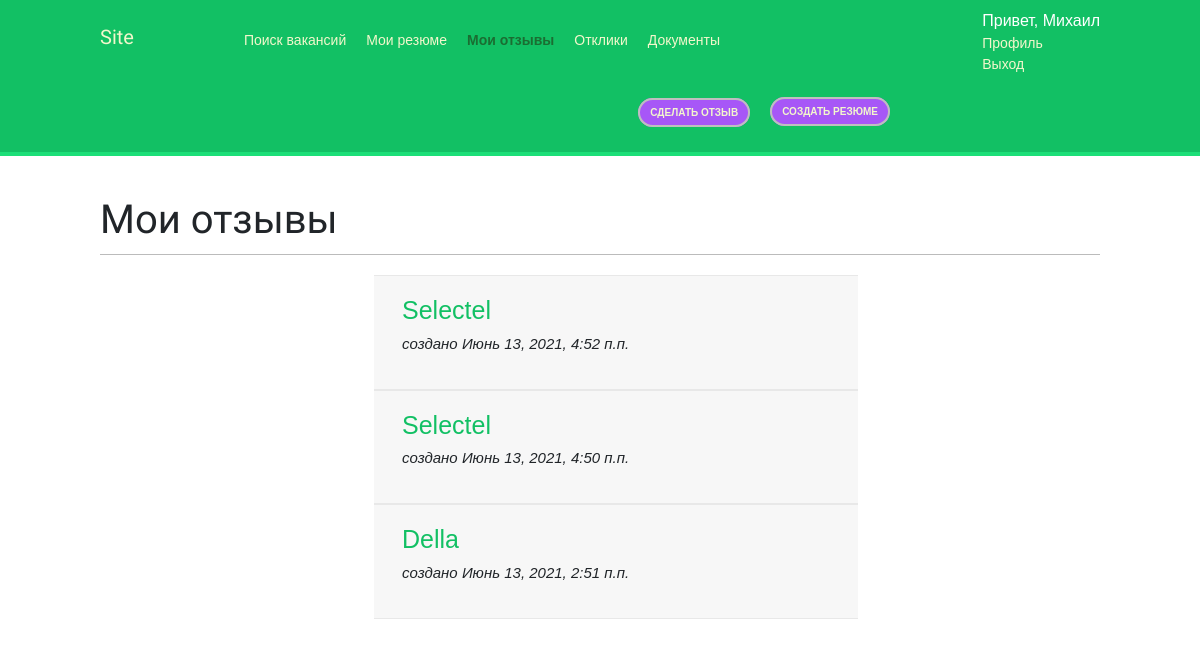
Page /review/my/ (signed in) on the committed database.
### main_site/models.py (models this page shows, shortened)
class CustomUser(AbstractUser):
	TYPE_OF_ROLE =(
			('student','Студент'),
			('company','Компания'),
			('admin','Админ')
		)
	role = models.CharField('Роль',max_length=50, choices=TYPE_OF_ROLE,default='student')
	class Meta:
		verbose_name = 'Пользователь'
		verbose_name_plural = 'Пользователи'

class Student(models.Model):
	user = models.OneToOneField(settings.AUTH_USER_MODEL,on_delete=models.CASCADE,related_name='students', verbose_name='Пользователь')
	name = models.CharField('Имя',max_length=100)
	last_name = models.CharField('Фамилия',max_length=100)
	father_name = models.CharField('Отчество',max_length=100,blank=True)
	date_of_birth = models.DateField('Дата рождения',null=True,blank=True)
	phone = models.CharField('Телефон',max_length=12)
	university_group = models.CharField('Группа в вузе',max_length=20)
	class Meta:
		verbose_name = 'Профиль Студента'
		verbose_name_plural = 'Профили Студентов'

class Review(models.Model):
	MARKS_COICES = (
			('excellent','Отлично'),
			('good','Хорошо'),
			('normal','Нормально'),
			('bad','Плохо'),
		)
	student = models.ForeignKey(Student,on_delete=models.CASCADE,related_name='reviews', verbose_name="Студент")
	company = models.ForeignKey(Company,on_delete=models.CASCADE,related_name='reviews', verbose_name="Компания")
	mark = models.CharField('Оценка',max_length=10,choices=MARKS_COICES, default='good')
	text = models.TextField('Текст')
	created_by = models.DateTimeField(auto_now_add=True)
	class Meta:
		verbose_name = 'Отзыв'
		verbose_name_plural = 'Отзывы'

class Company(models.Model):
	user = models.OneToOneField(settings.AUTH_USER_MODEL,on_delete=models.CASCADE,related_name='companys', verbose_name='Пользователь')
	name = models.CharField('Название',max_length=200)
	address = models.CharField('Адрес',max_length=200)
	description = models.TextField('Описание')
	photo = models.ImageField('Фото',upload_to='img',blank=True)#upload_to
	phone = models.CharField('Телефон',max_length=12, default=' ')
	site_name = models.CharField('Сайт',max_length=200)
	def __str__(self):
		return self.name
	class Meta:
		verbose_name = 'Профиль Компании'
		verbose_name_plural = 'Профили Компаний'

### main_site/views.py (the view)
# urls.py: path('review/my/',views.MyReviewListView.as_view() , name='my_review_list'),
class MyReviewListView(LoginRequiredMixin,ListView):
	model = Review
	template_name = 'main_site/review/my_review_list.html'
	context_object_name = 'reviews'
	def get_queryset(self):
		queryset = Review.objects.filter(student=self.request.user.students).order_by('-created_by').all()
		return queryset
	def get_context_data(self, **kwargs):
		context = super().get_context_data(**kwargs)
		context["section"] = 'my_review_list'
		return context

### main_site/templates/main_site/review/my_review_list.html (shortened to what this page needs)
{% extends 'base.html' %}
{% block content %}
<h1>Мои отзывы</h1>
<div style="">
	<ul>
	{% for review in reviews %}
		<li style="list-style-type: none;">
			<div class="row mb p-3 profile-info-top" style="width: 50%; margin-left: 25%">
				<a href="{% url 'my_review_detail' review.id %}" style="font-size: 25px">{{review.company}}</a>
				<p style="font-size: 15px"><i>создано {{review.created_by}}</i></p>
			</div>
		</li>
	{% endfor %}
	</ul>
</div>
{% endblock %}

### main_site/templates/main_site/base_header_student.html
<span class="logo">Site</span>
<ul class="menu" >
	<li {% if section == "vacancy_list" %} class="selected" {% endif %}>
		<a href="{% url 'vacancy_list' %}">Поиск вакансий</a>
	</li>
	<li {% if section == "my_resume_list" %} class="selected" {% endif %}>
		<a href="{% url 'my_resume_list' %}">Мои резюме</a>
	</li>
	<li {% if section == "my_review_list" %} class="selected" {% endif %}>
		<a href="{% url 'my_review_list' %}">Мои отзывы</a>
	</li>
	<li {% if section == "student_response_list" %} class="selected" {% endif %}>
		<a href="{% url 'student_response_list' %}">Отклики</a>
	</li>
	<li {% if section == "document_list" %} class="selected" {% endif %}>
		<a href="{% url 'document_list' %}">Документы</a>
	</li>
</ul>
<span class="user">
	<div style="font-size: 16px">Привет, {{request.user.students.name}}</div>
	<div {% if section == "profile" %} class="selected" {% endif %} style="list-style-type: none">
		<a href="{% url 'profile' %}">Профиль</a>
	</div>
	<a href="{% url 'logout' %}">Выход</a>
</span>
<div id="right">
	<span {% if section == "create_resume" %} class="selected-create" {% endif %} >
		<a href="{% url 'create_resume' %}">Создать резюме</a>
	</span>
</div>
<div id="after-right">
	<span {% if section == "create_review" %} class="selected-create" {% endif %} >
		<a href="{% url 'create_review' %}">Сделать отзыв</a>
	</span>
</div>

### main_site/static/css/base.css (style rules this page uses)
body { margin:0; padding:0; font-family:helvetica, sans-serif; }
p { line-height: 1.8; }
a { color:#12c064; text-decoration:none; }
h1, h2, h3, h4, h5 , h6 { font-family: 'Muli', sans-serif; font-weight:normal; }
h1 { border-bottom:1px solid #bbb; padding:0 0 10px 0; margin:10px 0 20px 0; }
#header .logo { font-family: 'Muli', sans-serif; float:left; color:#f3f7cc; font-size:20px; margin-right:10%; margin-top:17px; }
#header ul.menu { list-style:none; float:left; margin:0; padding:0; }
#header ul.menu li { float:left; padding:25px 10px; }
#header div#right { float:right; margin-right: 200px; padding:25px 10px; }
#header div#after-right { float:right; padding:25px 10px; }
#header div#right a,#header div#after-right a { background: #a757f7; border-radius:50px; border: 2px solid #bfbfbf; font-weight:bold; color:#f3f7cc; padding:7px 10px; font-size:10px; text-transform:uppercase; }
#header ul.menu li.selected a, #header ul.menu li.selected a:hover, #header div.selected a { color:#1b6d32; font-weight:bold; }
* { box-sizing: border-box; }
#header a { color:#f3f7cc; }
#header .user { float:right; padding-top:4px; }
.profile-info-top { border-top: 1px #e8e8e8 solid; border-bottom: 1px #e8e8e8 solid; background-color: #f7f7f7; }

### rows in the picture
CustomUser: user.students.name "Михаил"
Review: company "Selectel", created_by "Июнь 13, 2021, 4:52 п.п."
Review: company "Selectel", created_by "Июнь 13, 2021, 4:50 п.п."
Review: company "Della", created_by "Июнь 13, 2021, 2:51 п.п."
